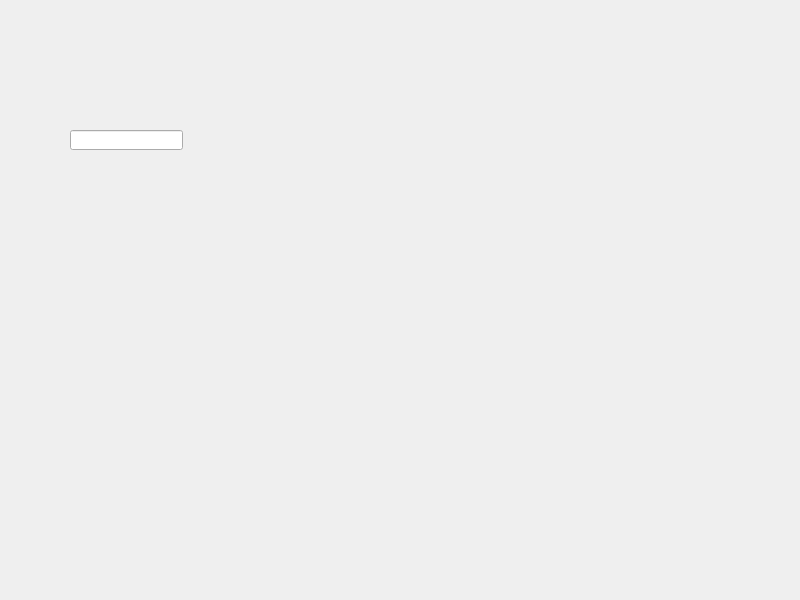
<?xml version="1.0" encoding="UTF-8"?>
<ui version="4.0">
 <class>Widget</class>
 <widget class="QWidget" name="Widget">
  <property name="geometry">
   <rect>
    <x>0</x>
    <y>0</y>
    <width>800</width>
    <height>600</height>
   </rect>
  </property>
  <property name="windowTitle">
   <string>Widget</string>
  </property>
  <widget class="QLineEdit" name="lineEdit">
   <property name="geometry">
    <rect>
     <x>70</x>
     <y>130</y>
     <width>113</width>
     <height>20</height>
    </rect>
   </property>
  </widget>
 </widget>
 <resources/>
 <connections/>
</ui>
